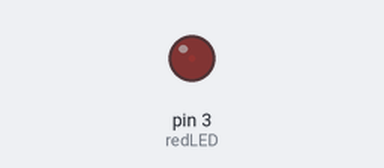
The sketch below on a simulated Arduino Uno, built with avr-gcc and run on an emulated ATmega328P. Parts: output pins drawn as LEDs (lit = HIGH).

Above: at 0.05 s.
At 2.3 s:
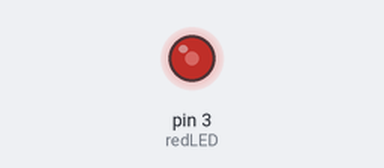
At 4.6 s:
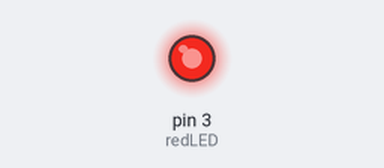
At 9.2 s:
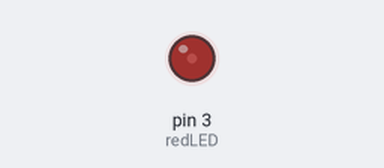
Timing chart, 0 to 13.3 s (numbered marks = the images above):
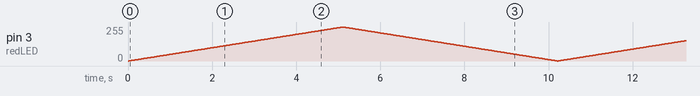

The sketch:

11._For_Loops_fun_LED.ino
```cpp
int redLED =3;
int bright;
int t=20;

void setup() {
  // put your setup code here, to run once:
pinMode(redLED,OUTPUT);
Serial.begin(9600);
}

void loop() {
  // put your main code here, to run repeatedly:
for(bright = 0; bright <= 255; bright++)
  {
    analogWrite(redLED,bright);
    delay(t);
  }
for(bright = 254; bright >= 1; bright--)
  {
    analogWrite(redLED,bright);
    delay(t);
  }
}
```
